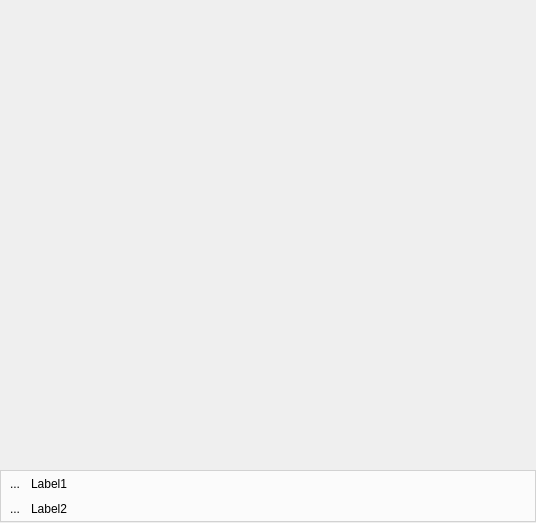
<?xml version="1.0" encoding="UTF-8"?>
<ui version="4.0">
 <class>MainWindow</class>
 <widget class="QMainWindow" name="MainWindow">
  <property name="geometry">
   <rect>
    <x>0</x>
    <y>0</y>
    <width>536</width>
    <height>523</height>
   </rect>
  </property>
  <property name="windowTitle">
   <string>MoNav</string>
  </property>
  <property name="windowIcon">
   <iconset resource="images.qrc">
    <normaloff>:/images/source.png</normaloff>:/images/source.png</iconset>
  </property>
  <widget class="QWidget" name="centralwidget">
   <layout class="QVBoxLayout" name="verticalLayout">
    <property name="spacing">
     <number>0</number>
    </property>
    <property name="margin">
     <number>0</number>
    </property>
    <item>
     <widget class="QStackedWidget" name="stacked">
      <property name="currentIndex">
       <number>0</number>
      </property>
      <widget class="PaintWidget" name="paintArea">
       <layout class="QHBoxLayout" name="horizontalLayout_8">
        <property name="spacing">
         <number>0</number>
        </property>
        <property name="margin">
         <number>0</number>
        </property>
        <item>
         <layout class="QVBoxLayout" name="verticalLayout_6">
          <property name="spacing">
           <number>0</number>
          </property>
          <item>
           <layout class="QHBoxLayout" name="horizontalLayout_4">
            <property name="spacing">
             <number>0</number>
            </property>
            <item>
             <spacer name="horizontalSpacer_4">
              <property name="orientation">
               <enum>Qt::Horizontal</enum>
              </property>
              <property name="sizeHint" stdset="0">
               <size>
                <width>1</width>
                <height>1</height>
               </size>
              </property>
             </spacer>
            </item>
            <item>
             <spacer name="horizontalSpacer_5">
              <property name="orientation">
               <enum>Qt::Horizontal</enum>
              </property>
              <property name="sizeHint" stdset="0">
               <size>
                <width>1</width>
                <height>1</height>
               </size>
              </property>
             </spacer>
            </item>
           </layout>
          </item>
          <item>
           <layout class="QHBoxLayout" name="horizontalLayout_7">
            <property name="spacing">
             <number>0</number>
            </property>
            <item>
             <layout class="QVBoxLayout" name="verticalLayout_5">
              <property name="spacing">
               <number>0</number>
              </property>
              <item>
               <spacer name="verticalSpacer">
                <property name="orientation">
                 <enum>Qt::Vertical</enum>
                </property>
                <property name="sizeHint" stdset="0">
                 <size>
                  <width>1</width>
                  <height>1</height>
                 </size>
                </property>
               </spacer>
              </item>
              <item>
               <spacer name="verticalSpacer_2">
                <property name="orientation">
                 <enum>Qt::Vertical</enum>
                </property>
                <property name="sizeHint" stdset="0">
                 <size>
                  <width>1</width>
                  <height>1</height>
                 </size>
                </property>
               </spacer>
              </item>
             </layout>
            </item>
            <item>
             <spacer name="horizontalSpacer_3">
              <property name="orientation">
               <enum>Qt::Horizontal</enum>
              </property>
              <property name="sizeHint" stdset="0">
               <size>
                <width>13</width>
                <height>13</height>
               </size>
              </property>
             </spacer>
            </item>
            <item>
             <layout class="QVBoxLayout" name="verticalLayout_4">
              <property name="spacing">
               <number>0</number>
              </property>
              <item>
               <spacer name="verticalSpacer_3">
                <property name="orientation">
                 <enum>Qt::Vertical</enum>
                </property>
                <property name="sizeHint" stdset="0">
                 <size>
                  <width>1</width>
                  <height>1</height>
                 </size>
                </property>
               </spacer>
              </item>
              <item>
               <spacer name="verticalSpacer_4">
                <property name="orientation">
                 <enum>Qt::Vertical</enum>
                </property>
                <property name="sizeHint" stdset="0">
                 <size>
                  <width>1</width>
                  <height>1</height>
                 </size>
                </property>
               </spacer>
              </item>
             </layout>
            </item>
           </layout>
          </item>
          <item>
           <widget class="QFrame" name="infoWidget">
            <property name="palette">
             <palette>
              <active>
               <colorrole role="Base">
                <brush brushstyle="SolidPattern">
                 <color alpha="255">
                  <red>255</red>
                  <green>255</green>
                  <blue>255</blue>
                 </color>
                </brush>
               </colorrole>
               <colorrole role="Window">
                <brush brushstyle="SolidPattern">
                 <color alpha="192">
                  <red>255</red>
                  <green>255</green>
                  <blue>255</blue>
                 </color>
                </brush>
               </colorrole>
              </active>
              <inactive>
               <colorrole role="Base">
                <brush brushstyle="SolidPattern">
                 <color alpha="255">
                  <red>255</red>
                  <green>255</green>
                  <blue>255</blue>
                 </color>
                </brush>
               </colorrole>
               <colorrole role="Window">
                <brush brushstyle="SolidPattern">
                 <color alpha="192">
                  <red>255</red>
                  <green>255</green>
                  <blue>255</blue>
                 </color>
                </brush>
               </colorrole>
              </inactive>
              <disabled>
               <colorrole role="Base">
                <brush brushstyle="SolidPattern">
                 <color alpha="192">
                  <red>255</red>
                  <green>255</green>
                  <blue>255</blue>
                 </color>
                </brush>
               </colorrole>
               <colorrole role="Window">
                <brush brushstyle="SolidPattern">
                 <color alpha="192">
                  <red>255</red>
                  <green>255</green>
                  <blue>255</blue>
                 </color>
                </brush>
               </colorrole>
              </disabled>
             </palette>
            </property>
            <property name="autoFillBackground">
             <bool>true</bool>
            </property>
            <property name="frameShape">
             <enum>QFrame::StyledPanel</enum>
            </property>
            <property name="frameShadow">
             <enum>QFrame::Raised</enum>
            </property>
            <layout class="QVBoxLayout" name="verticalLayout_8">
             <property name="spacing">
              <number>4</number>
             </property>
             <property name="margin">
              <number>2</number>
             </property>
             <item>
              <layout class="QHBoxLayout" name="horizontalLayout_3">
               <property name="spacing">
                <number>4</number>
               </property>
               <item>
                <widget class="QToolButton" name="infoIcon1">
                 <property name="focusPolicy">
                  <enum>Qt::NoFocus</enum>
                 </property>
                 <property name="text">
                  <string>...</string>
                 </property>
                 <property name="autoRaise">
                  <bool>true</bool>
                 </property>
                </widget>
               </item>
               <item>
                <widget class="QLabel" name="infoLabel1">
                 <property name="palette">
                  <palette>
                   <active>
                    <colorrole role="WindowText">
                     <brush brushstyle="SolidPattern">
                      <color alpha="255">
                       <red>0</red>
                       <green>0</green>
                       <blue>0</blue>
                      </color>
                     </brush>
                    </colorrole>
                   </active>
                   <inactive>
                    <colorrole role="WindowText">
                     <brush brushstyle="SolidPattern">
                      <color alpha="255">
                       <red>0</red>
                       <green>0</green>
                       <blue>0</blue>
                      </color>
                     </brush>
                    </colorrole>
                   </inactive>
                   <disabled>
                    <colorrole role="WindowText">
                     <brush brushstyle="SolidPattern">
                      <color alpha="255">
                       <red>144</red>
                       <green>144</green>
                       <blue>144</blue>
                      </color>
                     </brush>
                    </colorrole>
                   </disabled>
                  </palette>
                 </property>
                 <property name="text">
                  <string>Label1</string>
                 </property>
                 <property name="wordWrap">
                  <bool>true</bool>
                 </property>
                </widget>
               </item>
              </layout>
             </item>
             <item>
              <layout class="QHBoxLayout" name="horizontalLayout_9">
               <property name="spacing">
                <number>4</number>
               </property>
               <item>
                <widget class="QToolButton" name="infoIcon2">
                 <property name="focusPolicy">
                  <enum>Qt::NoFocus</enum>
                 </property>
                 <property name="text">
                  <string>...</string>
                 </property>
                 <property name="autoRaise">
                  <bool>true</bool>
                 </property>
                </widget>
               </item>
               <item>
                <widget class="QLabel" name="infoLabel2">
                 <property name="palette">
                  <palette>
                   <active>
                    <colorrole role="WindowText">
                     <brush brushstyle="SolidPattern">
                      <color alpha="255">
                       <red>0</red>
                       <green>0</green>
                       <blue>0</blue>
                      </color>
                     </brush>
                    </colorrole>
                   </active>
                   <inactive>
                    <colorrole role="WindowText">
                     <brush brushstyle="SolidPattern">
                      <color alpha="255">
                       <red>0</red>
                       <green>0</green>
                       <blue>0</blue>
                      </color>
                     </brush>
                    </colorrole>
                   </inactive>
                   <disabled>
                    <colorrole role="WindowText">
                     <brush brushstyle="SolidPattern">
                      <color alpha="255">
                       <red>144</red>
                       <green>144</green>
                       <blue>144</blue>
                      </color>
                     </brush>
                    </colorrole>
                   </disabled>
                  </palette>
                 </property>
                 <property name="text">
                  <string>Label2</string>
                 </property>
                 <property name="wordWrap">
                  <bool>true</bool>
                 </property>
                </widget>
               </item>
              </layout>
             </item>
            </layout>
           </widget>
          </item>
          <item>
           <layout class="QHBoxLayout" name="horizontalLayout_2">
            <property name="spacing">
             <number>0</number>
            </property>
            <item>
             <spacer name="horizontalSpacer">
              <property name="orientation">
               <enum>Qt::Horizontal</enum>
              </property>
              <property name="sizeHint" stdset="0">
               <size>
                <width>1</width>
                <height>1</height>
               </size>
              </property>
             </spacer>
            </item>
            <item>
             <spacer name="horizontalSpacer_2">
              <property name="orientation">
               <enum>Qt::Horizontal</enum>
              </property>
              <property name="sizeHint" stdset="0">
               <size>
                <width>1</width>
                <height>1</height>
               </size>
              </property>
             </spacer>
            </item>
           </layout>
          </item>
         </layout>
        </item>
       </layout>
      </widget>
     </widget>
    </item>
   </layout>
  </widget>
  <widget class="QMenuBar" name="menubar">
   <property name="geometry">
    <rect>
     <x>0</x>
     <y>0</y>
     <width>536</width>
     <height>21</height>
    </rect>
   </property>
  </widget>
 </widget>
 <customwidgets>
  <customwidget>
   <class>PaintWidget</class>
   <extends>QWidget</extends>
   <header>paintwidget.h</header>
   <container>1</container>
  </customwidget>
 </customwidgets>
 <resources>
  <include location="images.qrc"/>
 </resources>
 <connections/>
</ui>
